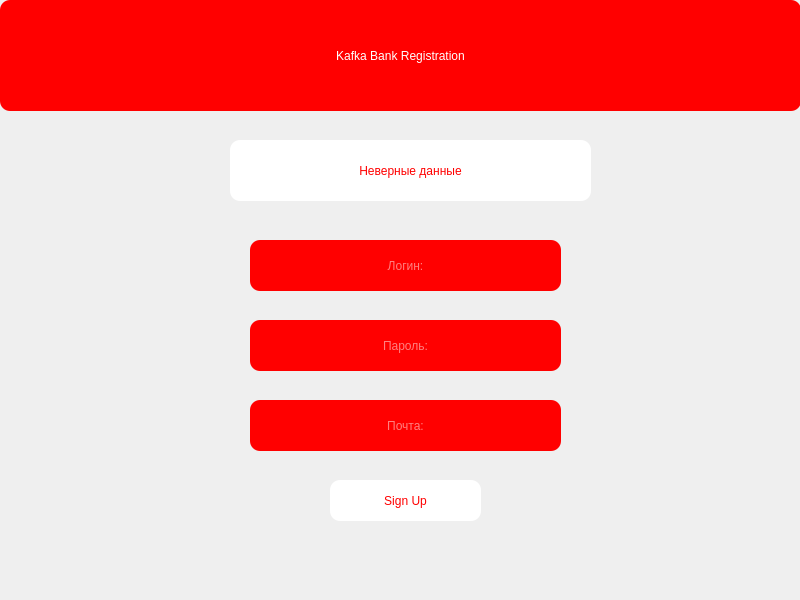
<?xml version="1.0" encoding="UTF-8"?>
<ui version="4.0">
 <class>Form</class>
 <widget class="QWidget" name="Form">
  <property name="geometry">
   <rect>
    <x>0</x>
    <y>0</y>
    <width>800</width>
    <height>600</height>
   </rect>
  </property>
  <property name="windowTitle">
   <string>Sign Up</string>
  </property>
  <widget class="QLineEdit" name="password">
   <property name="geometry">
    <rect>
     <x>250</x>
     <y>320</y>
     <width>311</width>
     <height>51</height>
    </rect>
   </property>
   <property name="styleSheet">
    <string notr="true">font: 63 16pt &quot;Yu Gothic UI Semibold&quot;;
color:white;
background-color:red;
border-radius:10px
</string>
   </property>
   <property name="alignment">
    <set>Qt::AlignCenter</set>
   </property>
   <property name="placeholderText">
    <string>Пароль:</string>
   </property>
   <property name="clearButtonEnabled">
    <bool>false</bool>
   </property>
  </widget>
  <widget class="QLineEdit" name="login">
   <property name="geometry">
    <rect>
     <x>250</x>
     <y>240</y>
     <width>311</width>
     <height>51</height>
    </rect>
   </property>
   <property name="styleSheet">
    <string notr="true">font: 63 16pt &quot;Yu Gothic UI Semibold&quot;;
color:white;
background-color:red;
border-radius:10px
</string>
   </property>
   <property name="alignment">
    <set>Qt::AlignCenter</set>
   </property>
   <property name="placeholderText">
    <string>Логин:</string>
   </property>
   <property name="clearButtonEnabled">
    <bool>false</bool>
   </property>
  </widget>
  <widget class="QLabel" name="label">
   <property name="geometry">
    <rect>
     <x>0</x>
     <y>0</y>
     <width>801</width>
     <height>111</height>
    </rect>
   </property>
   <property name="styleSheet">
    <string notr="true">font: 63 26pt &quot;Yu Gothic UI Semibold&quot;;
color:white;
background-color:red;
border-radius:10px

</string>
   </property>
   <property name="text">
    <string>Kafka Bank Registration</string>
   </property>
   <property name="alignment">
    <set>Qt::AlignCenter</set>
   </property>
  </widget>
  <widget class="QLabel" name="error">
   <property name="geometry">
    <rect>
     <x>230</x>
     <y>140</y>
     <width>361</width>
     <height>61</height>
    </rect>
   </property>
   <property name="styleSheet">
    <string notr="true">font: 63 20pt &quot;Yu Gothic UI Semibold&quot;;
color:red;
background-color:white;
border-radius:10px
</string>
   </property>
   <property name="text">
    <string>Неверные данные</string>
   </property>
   <property name="alignment">
    <set>Qt::AlignCenter</set>
   </property>
  </widget>
  <widget class="QLineEdit" name="mail">
   <property name="geometry">
    <rect>
     <x>250</x>
     <y>400</y>
     <width>311</width>
     <height>51</height>
    </rect>
   </property>
   <property name="styleSheet">
    <string notr="true">font: 63 16pt &quot;Yu Gothic UI Semibold&quot;;
color:white;
background-color:red;
border-radius:10px
</string>
   </property>
   <property name="alignment">
    <set>Qt::AlignCenter</set>
   </property>
   <property name="placeholderText">
    <string>Почта:</string>
   </property>
   <property name="clearButtonEnabled">
    <bool>false</bool>
   </property>
  </widget>
  <widget class="QPushButton" name="signup">
   <property name="geometry">
    <rect>
     <x>330</x>
     <y>480</y>
     <width>151</width>
     <height>41</height>
    </rect>
   </property>
   <property name="styleSheet">
    <string notr="true">font: 63 16pt &quot;Yu Gothic UI Semibold&quot;;
color:red;
background-color:white;
border-radius:10px
</string>
   </property>
   <property name="text">
    <string>Sign Up</string>
   </property>
  </widget>
 </widget>
 <resources/>
 <connections/>
</ui>
